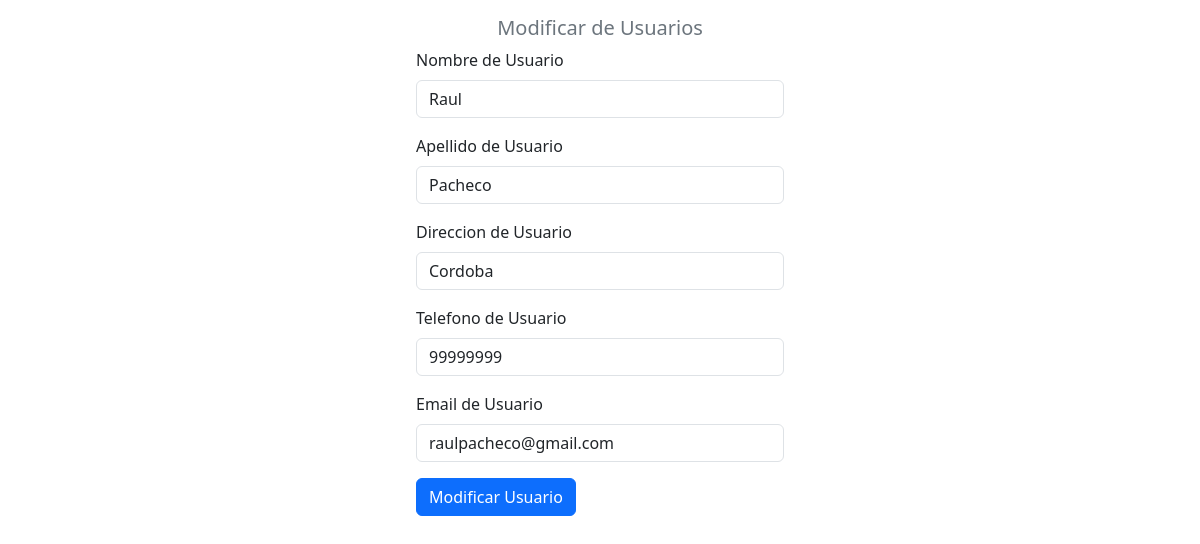
Screenshot of /modificar_usuarios.php?id=5 with the database file from the repository.
### tables this page shows
CREATE TABLE `usuarios` (
  `id` int(100) NOT NULL,
  `nombre` varchar(100) NOT NULL,
  `apellido` varchar(100) NOT NULL,
  `direccion` varchar(200) NOT NULL,
  `telefono` varchar(20) NOT NULL,
  `email` varchar(200) NOT NULL
);

### modificar_usuarios.php (the view, shortened to what this page needs)
<?php
include_once("modelo/conexion.php");
$id = $_GET["id"];
$sql = $conexion->query("select * from usuarios where id=$id");
?>
<!DOCTYPE html>
<html lang="es">
<head>
    <link href="https://cdn.jsdelivr.net/npm/bootstrap@5.3.2/dist/css/bootstrap.min.css" rel="stylesheet"
>
</head>
<body>
    <form class="col-4 p-3 m-auto" method="POST">
        <h5 class="text-center text-secondary">Modificar de Usuarios</h5>
        <?php
        include_once "controlador/modificar_usuarios.php";
        while ($datos = $sql->fetch_object()) { ?>
            <div class="mb-3">
                <label for="exampleInputEmail1" class="form-label">Nombre de Usuario</label>
                <input type="text" class="form-control" name="nombre" value="<?= $datos->nombre ?>">
            </div>
            <div class="mb-3">
                <label for="exampleInputEmail1" class="form-label">Apellido de Usuario</label>
                <input type="text" class="form-control" name="apellido" value="<?= $datos->apellido ?>">
            </div>
            <div class="mb-3">
                <label for="exampleInputEmail1" class="form-label">Direccion de Usuario</label>
                <input type="text" class="form-control" name="direccion" value="<?= $datos->direccion ?>">
            </div>
            <div class="mb-3">
                <label for="exampleInputEmail1" class="form-label">Telefono de Usuario</label>
                <input type="text" class="form-control" name="telefono" value="<?= $datos->telefono ?>">
            </div>
            <div class="mb-3">
                <label for="exampleInputEmail1" class="form-label">Email de Usuario</label>
                <input type="text" class="form-control" name="email" value="<?= $datos->email ?>">
            </div>
        <?php } ?>
        <button type="submit" class="btn btn-primary" name="btnregistrar" value="ok">Modificar Usuario</button>
    </form>
</body>
</html>

### rows the page displays
usuarios: nombre "Raul", apellido "Pacheco", direccion "Cordoba", telefono "99999999", email "raulpacheco@gmail.com"
